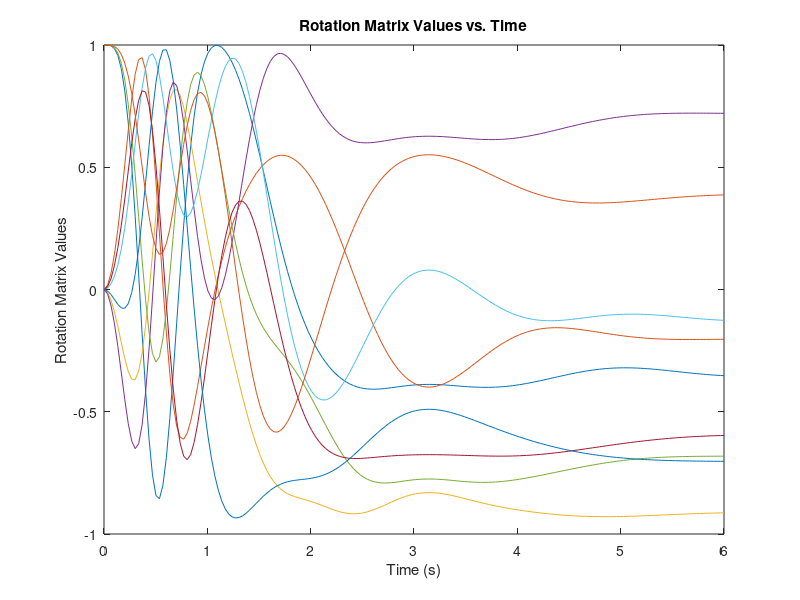
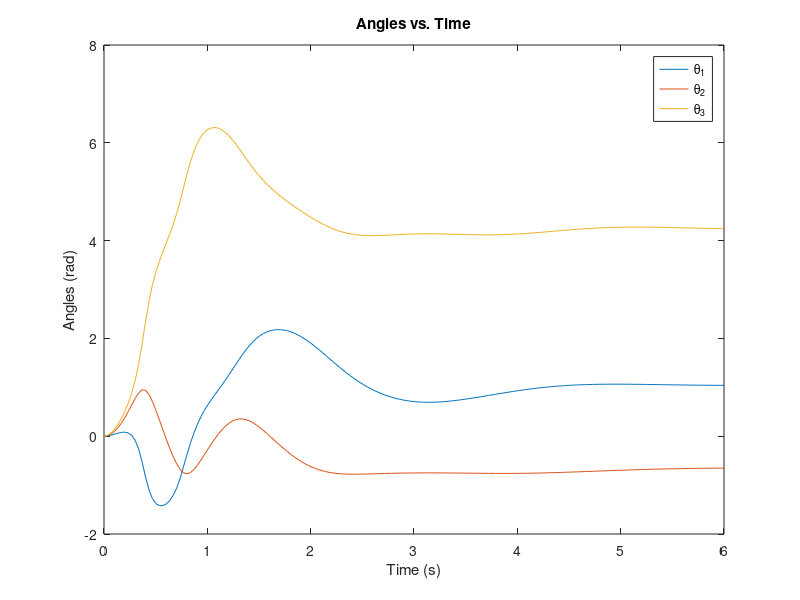

MATLAB code to generate these figures, in order:
%%
% AE 352 
% HW 2 Question 3
% Max Feinberg
function main
R0 = eye(3,3); % initialize identity matrix 
tMax = 6; % send end time
tRate = 30; % define time discretizations
[t,x] = ode45(@f, linspace(0, tMax, tRate*tMax), RtoX(R0)); %numerically integrate
figure(1) %plot
plot(t, x);
title('Rotation Matrix Values vs. Time');
ylabel('Rotation Matrix Values');
xlabel('Time (s)');
disp(x)
R1 = [0;0;0;]; %angle initial conditions
[time, theta] = ode45(@g, linspace(0, tMax, tRate*tMax), R1); % numerically integrate
figure(2)
plot(time, theta);
title('Angles vs. Time');
ylabel('Angles (rad)');
xlabel('Time (s)');
legend('\theta_{1}', '\theta_{2}', '\theta_{3}'); 

% helper for part a
function xdot = f(t, x)
R = XtoR(x);
w = 10 * exp(-1*t)*[sin(t); sin(2*t); sin(3*t)];
Rdot = R * skew(w);
xdot = RtoX(Rdot);

% helper for part b
function thetaDot = g(t, theta)
w = 10 * exp(-1*t)*[sin(t); sin(2*t); sin(3*t)];
thetaDot = b(theta) * w;

% skews a given matrix by rearranging it
function S = skew(w)
S = [0 -w(3) w(2); w(3) 0 -w(1); -w(2) w(1) 0];

% reshapes an input matrix to a vector
function X = RtoX(R)
X = reshape(R, 9, 1)

%reshapes an input vector to a matrix
function R = XtoR(X)
R = reshape(X, 3, 3)


% defines b, our pseudo 'rotation' matrix for part b
function beta = b(theta)
beta = (1/cos(theta(2)))*[cos(theta(3)), -1*sin(theta(3)), 0; ...
        cos(theta(2))*sin(theta(3)), cos(theta(2))*cos(theta(3)), 0; ...
        -1*sin(theta(2))*cos(theta(3)), sin(theta(2))*sin(theta(3)), cos(theta(2))];
